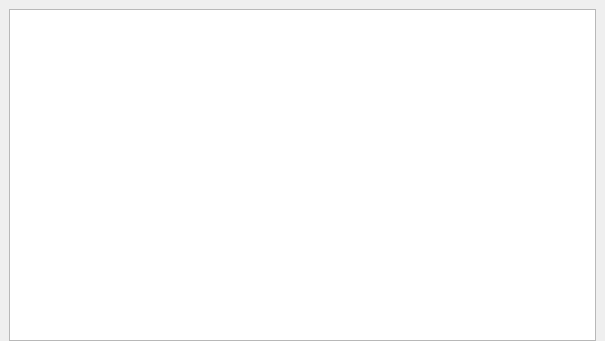
<?xml version="1.0" encoding="UTF-8"?>
<ui version="4.0">
 <class>WidgetRecipePlatform</class>
 <widget class="QWidget" name="WidgetRecipePlatform">
  <property name="geometry">
   <rect>
    <x>0</x>
    <y>0</y>
    <width>605</width>
    <height>341</height>
   </rect>
  </property>
  <property name="windowTitle">
   <string>平台配方</string>
  </property>
  <layout class="QGridLayout" name="gridLayout">
   <property name="leftMargin">
    <number>9</number>
   </property>
   <property name="topMargin">
    <number>9</number>
   </property>
   <property name="rightMargin">
    <number>9</number>
   </property>
   <property name="bottomMargin">
    <number>0</number>
   </property>
   <item row="0" column="0">
    <widget class="QTableView" name="tableView"/>
   </item>
  </layout>
 </widget>
 <resources/>
 <connections/>
</ui>
